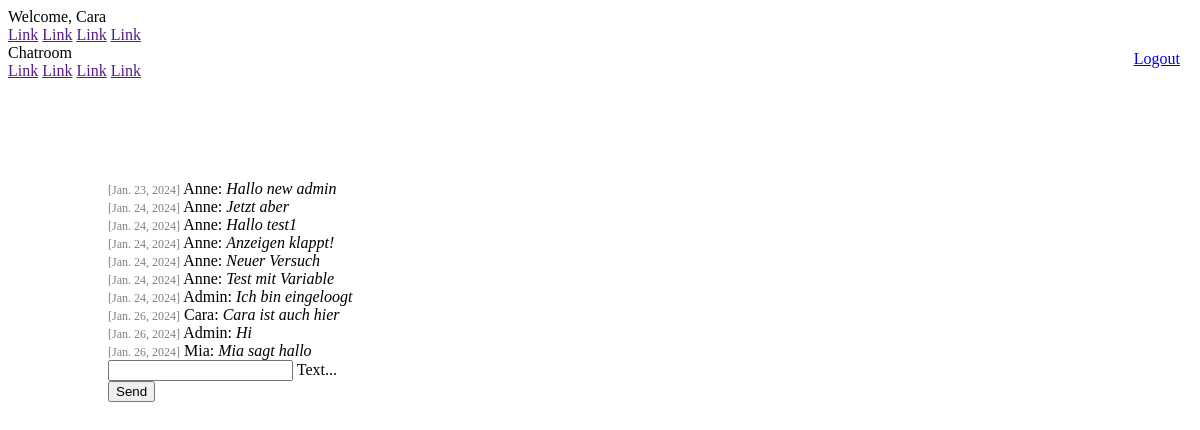
/chat/ (signed in), run on the app's committed database.
### chat/models.py (models this page shows)
class Message(models.Model):
    text = models.CharField(max_length=500)
    created_at = models.DateField(default=date.today)
    author = models.ForeignKey(settings.AUTH_USER_MODEL, on_delete=models.CASCADE, related_name='author_message_set')
    receiver = models.ForeignKey(settings.AUTH_USER_MODEL, on_delete=models.CASCADE, related_name='receiver_message_set')
    chat = models.ForeignKey(Chat, on_delete=models.CASCADE, related_name='chat_message_set', default=None, blank=True, null=True)

### chat/views.py (the view)
# urls.py: path('chat/', index),
@login_required(login_url='/login/')
def index(request):
    username = request.user.first_name if request.user.is_authenticated else "DefaultUsername"
    if request.method == 'POST':
        print("Received data " + request.POST['textmessage'])
        myChat = Chat.objects.get(id=1)
        Message.objects.create(text=request.POST['textmessage'], chat=myChat, author=request.user, receiver=request.user)
    chatMessages = Message.objects.filter(chat__id=1)
    return render(request, 'chat/index.html', {'messages': chatMessages,'username': username })

### chat/templates/chat/index.html (shortened to what this page needs)
{% extends "base.html" %}
{% block content %}
{% if request.user.is_authenticated %}
<a class="logout" href="/logout/">Logout</a>
{% for message in messages %}
<div>
  <span class="colorGrey">[{{ message.created_at }}]</span>
  {{ message.author.first_name }}: <i>{{ message.text }}</i>
</div>
{% endfor %}
<form onsubmit="sendMessage(); return false" method="post">
  <div class="mdl-textfield mdl-js-textfield mdl-textfield--floating-label">
    <input class="mdl-textfield__input" name="textmessage" type="text" id="messageField">
    <label class="mdl-textfield__label" for="messageField">Text...</label>
  </div>
  <button class="mdl-button mdl-js-button mdl-button--raised mdl-js-ripple-effect mdl-button--accent">
    Send
  </button>
</form>
{% else %}
<h1>Not logged in</h1>
<p>
  You are not logged in. Please log in.<br />
  Please click <a href="/login/">here</a>.
</p>
{% endif %}
{% endblock %}

### templates/base.html (shortened to what this page needs)
<!DOCTYPE html>
<html lang="en">
  <head>
    <link
      rel="stylesheet"
      href="https://code.getmdl.io/1.3.0/material.indigo-pink.min.css"
    />
    {% load static %}
    <link rel="stylesheet" href="{% static 'css/style.css' %}">
  </head>
  <body>
    <div class="mdl-layout mdl-js-layout mdl-layout--fixed-header">
      <header class="mdl-layout__header">
        <div class="mdl-layout__header-row">
          {% if request.user.is_authenticated %}
          <span class="mdl-layout-title"
            >Welcome, {{ request.user.first_name }}</span
          >
          {% else %}
          <span class="mdl-layout-title">Welcome, please log in!</span>
          {% endif %}
          <nav class="mdl-navigation mdl-layout--large-screen-only">
            <a class="mdl-navigation__link" href="">Link</a>
            <a class="mdl-navigation__link" href="">Link</a>
            <a class="mdl-navigation__link" href="">Link</a>
            <a class="mdl-navigation__link" href="">Link</a>
          </nav>
        </div>
      </header>
      <div class="mdl-layout__drawer">
        <span class="mdl-layout-title">Chatroom</span>
        <nav class="mdl-navigation">
          <a class="mdl-navigation__link" href="">Link</a>
          <a class="mdl-navigation__link" href="">Link</a>
          <a class="mdl-navigation__link" href="">Link</a>
          <a class="mdl-navigation__link" href="">Link</a>
        </nav>
      </div>
      <main class="mdl-layout__content">
        <div class="page-content">
            {% block content %}
            {% endblock %}
        </div>
      </main>
    </div>
  </body>
</html>

### static/css/style.css (style rules this page uses)
.page-content { padding: 100px 100px; }
.colorGrey { color: gray; font-size: 12px; }
.logout { position: absolute; right: 20px; top: 50px; }

### data on the page
Message: created_at "Jan. 23, 2024", author.first_name "Anne", text "Hallo new admin"
Message: created_at "Jan. 24, 2024", author.first_name "Anne", text "Jetzt aber"
Message: created_at "Jan. 24, 2024", author.first_name "Anne", text "Hallo test1"
Message: created_at "Jan. 24, 2024", author.first_name "Anne", text "Anzeigen klappt!"
Message: created_at "Jan. 24, 2024", author.first_name "Anne", text "Neuer Versuch"
Message: created_at "Jan. 24, 2024", author.first_name "Anne", text "Test mit Variable"
Message: created_at "Jan. 24, 2024", author.first_name "Admin", text "Ich bin eingeloogt"
Message: created_at "Jan. 26, 2024", author.first_name "Cara", text "Cara ist auch hier"
Message: created_at "Jan. 26, 2024", author.first_name "Admin", text "Hi"
Message: created_at "Jan. 26, 2024", author.first_name "Mia", text "Mia sagt hallo"

### other printed values
{{ request.user.first_name }} "Cara"
